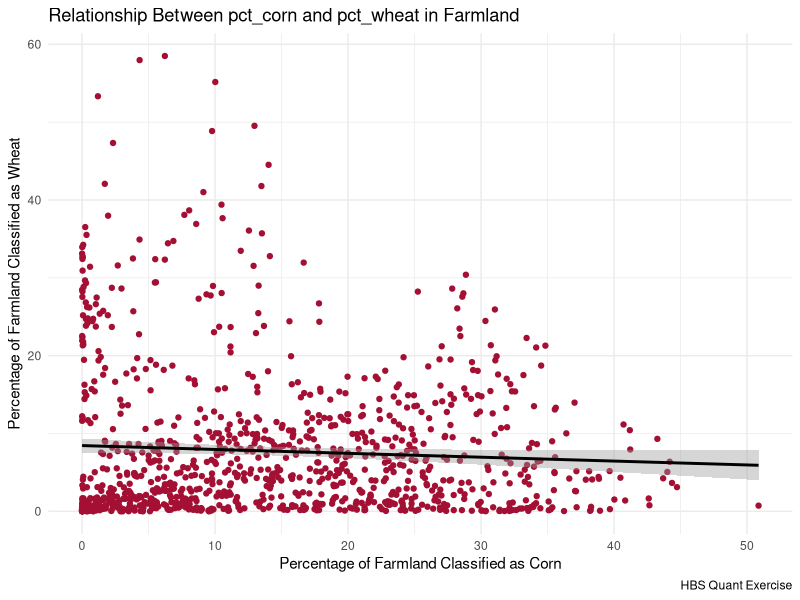

Reproduce this figure in R.
## ---- chunk 1

# 0. Install and/or load the relevant repositories

library(tidyverse) # for performing data wrangling
library(Hmisc) # for data labeling
library(haven) # for reading DTA files


## ---- chunk 2

# 1. Load the CSV file

df <- read_csv("nhgis0025_ds211_1925_county.csv") 

## ---- chunk 3

# 2a.  Rename AB84002 to acres_corn, and label it “Acres of harvested corn”; 2b. Rename AB84006 to acres_wheat, and label it “Acres of wheat”

df2 <- df %>%
  rename("acres_corn" = AB84002) %>%
  rename("acres_wheat" = AB84006)

label(df2$acres_corn) <- "Acres of harvested corn"
label(df2$acres_wheat) <- "Acres of wheat"

# 2c. Reduce the dataset to only the following variables: GISJOIN, YEAR, STATE, COUNTY, acres_corn, and acres_wheat

df3 <- df2 %>%
  select(GISJOIN, YEAR, STATE, COUNTY, acres_corn, acres_wheat)

View(df3)

## ---- chunk 4

#3. Merge the current dataset with the “test_mergefile.dta” data file, based on the unique identifier GISJOIN, and keep only the observations appearing in both the original and merged‐in datasets. This will merge in three new variables: farms, acres_farmland, and tractors.

merge_file <- read_dta("test_mergefile.dta")

df4 <- df3 %>%
  inner_join(merge_file, by = "GISJOIN") %>%
  select(-ends_with(".y"))

colnames(df4) <- gsub("\\.x$", "", colnames(df4))
  
View(df4)

## ---- chunk 5

# 4. Create two new variables for the percentage of farmland in corn and the percentage of farmland in wheat, naming them “pct_corn” and “pct_wheat”, and label the variables appropriately.
df5 <- df4 %>%
  mutate(
    pct_corn = (acres_corn / farmland) * 100,
    pct_wheat = (acres_wheat / farmland) * 100
  )

View(df5)


## ---- chunk 6

# 5. Find and report the average pct_corn and average pct_wheat in three states: Kansas, Iowa, and Michigan.

averages <- df5 %>%
  filter(STATE %in% c("Kansas", "Iowa", "Michigan")) %>%
  group_by(STATE) %>%
  summarise(
    avg_pct_corn = mean(pct_corn, na.rm = TRUE),
    avg_pct_wheat = mean(pct_wheat, na.rm = TRUE)
  )

View(averages)

# Iowa: avg_pct_corn: 26.09%, avg_pct_wheat: 1.42%
# Kansas: avg_pct_corn: 12.94%, avg_pct_wheat: 20.27%
# Michigan: avg_pct_corn: 3.11%, avg_pct_wheat: 3.06%

## ---- chunk 7

# 6. Create a scatter plot of pct_corn against pct_wheat, including a line‐of‐best‐fit.

hbs_maroon <- "#A41034"
hbs_black <- "#000000"

scatterPlotVisualization <- ggplot(df5, aes(x = pct_corn, y = pct_wheat)) +
  geom_point(color = hbs_maroon) + 
  geom_smooth(method = "lm", color = hbs_black) +  
  labs(
    title = "Relationship Between pct_corn and pct_wheat in Farmland",
    x = "Percentage of Farmland Classified as Corn",
    y = "Percentage of Farmland Classified as Wheat",
    caption = "HBS Quant Exercise"
  ) +
  theme_minimal()

# Print the plot
print(scatterPlotVisualization)

## ---- chunk 8

# 7. Create a new variable tractors_per_farm equal to the number of tractors per farm, and label the variable appropriately.

df6 <- df5 %>%
  mutate(
    tractors_per_farm = tractors / farms
  )

label(df6$tractors_per_farm) <- "Amount of tractors per farm"

View(df6)


## ---- chunk 9

# 8. Run a regression to examine the relationship between the independent variables pct_corn and pct_wheat and dependent variable tractors_per_farm.

regression_1 <- lm(tractors_per_farm ~ pct_corn + pct_wheat, data = df6)

summary(regression_1)

## ---- chunk 10

# 9. Perform the same regression, but this time take state fixed effects into account.

regression_2 <- lm(tractors_per_farm ~ pct_corn + pct_wheat + factor(STATE), data = df6)

summary(regression_2)


## ---- chunk 11

# 10. Interpret the coefficients, significance, and goodness of fit for each of these regressions, and explain what the results indicate. For the second regression, include your interpretation of the state fixed effects.

# Refer to Google Doc
